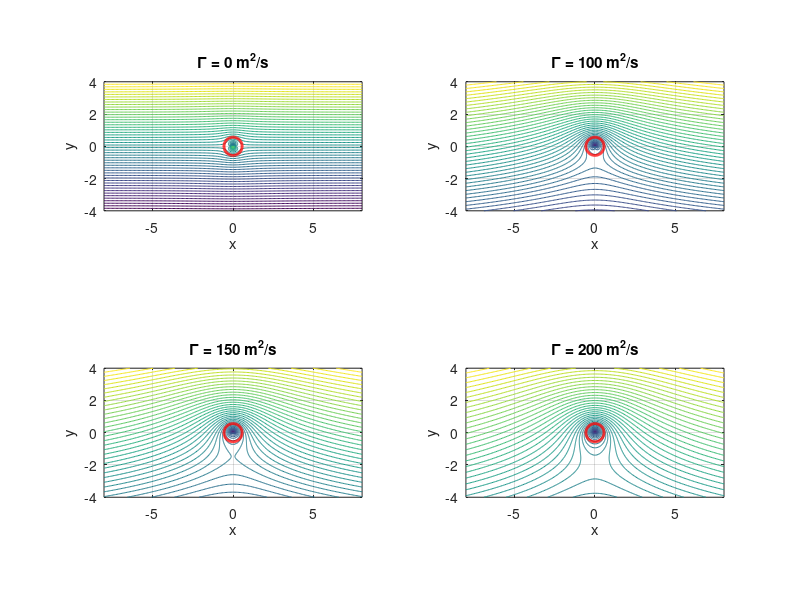

Write the MATLAB code that produced this figure. (Note: this script raises an error after producing the figure.)
% Parameters
U_inf = 30;           % Freestream velocity (m/s)
mu = 30;              % Doublet strength (m^2/s)
Gamma_values = [0, 100, 150, 200]; % Circulation values

R = sqrt(mu / (pi * U_inf));
x = linspace(-8, 8, 200); % X-axis range
y = linspace(-4, 4, 200); % Y-axis range
[X, Y] = meshgrid(x, y);

% Preallocate for streamline function
figure;
for k = 1:length(Gamma_values)
    Gamma = Gamma_values(k);
    
    % Stream function components
    psi_uniform = U_inf .* Y; % Uniform flow
    psi_doublet = -mu ./ (2 * pi) .* (Y ./ (X.^2 + Y.^2)); % Doublet
    psi_circulation = Gamma ./ (2 * pi) .* log(X.^2 + Y.^2); % Circulation
    
    % Total stream function
    psi_total = psi_uniform + psi_doublet + psi_circulation;
    
    % Plot streamlines
    subplot(2, 2, k);
    contour(X, Y, psi_total, 50); % 50 streamlines
    hold on;
        
    % Add the body streamline (red line)
    theta_body = linspace(0, 2 * pi, 100); % Theta for body streamline
    x_body = R * cos(theta_body); % X-coordinates of the body
    y_body = R * sin(theta_body); % Y-coordinates of the body
    plot(x_body, y_body, 'r-', 'LineWidth', 2); % Plot the body streamline
    

    title(['\Gamma = ', num2str(Gamma), ' m^2/s']);
    xlabel('x');
    ylabel('y');
    axis equal;
    grid on;
end

sgtitle('Streamlines for a Lifting Circular Cylinder');